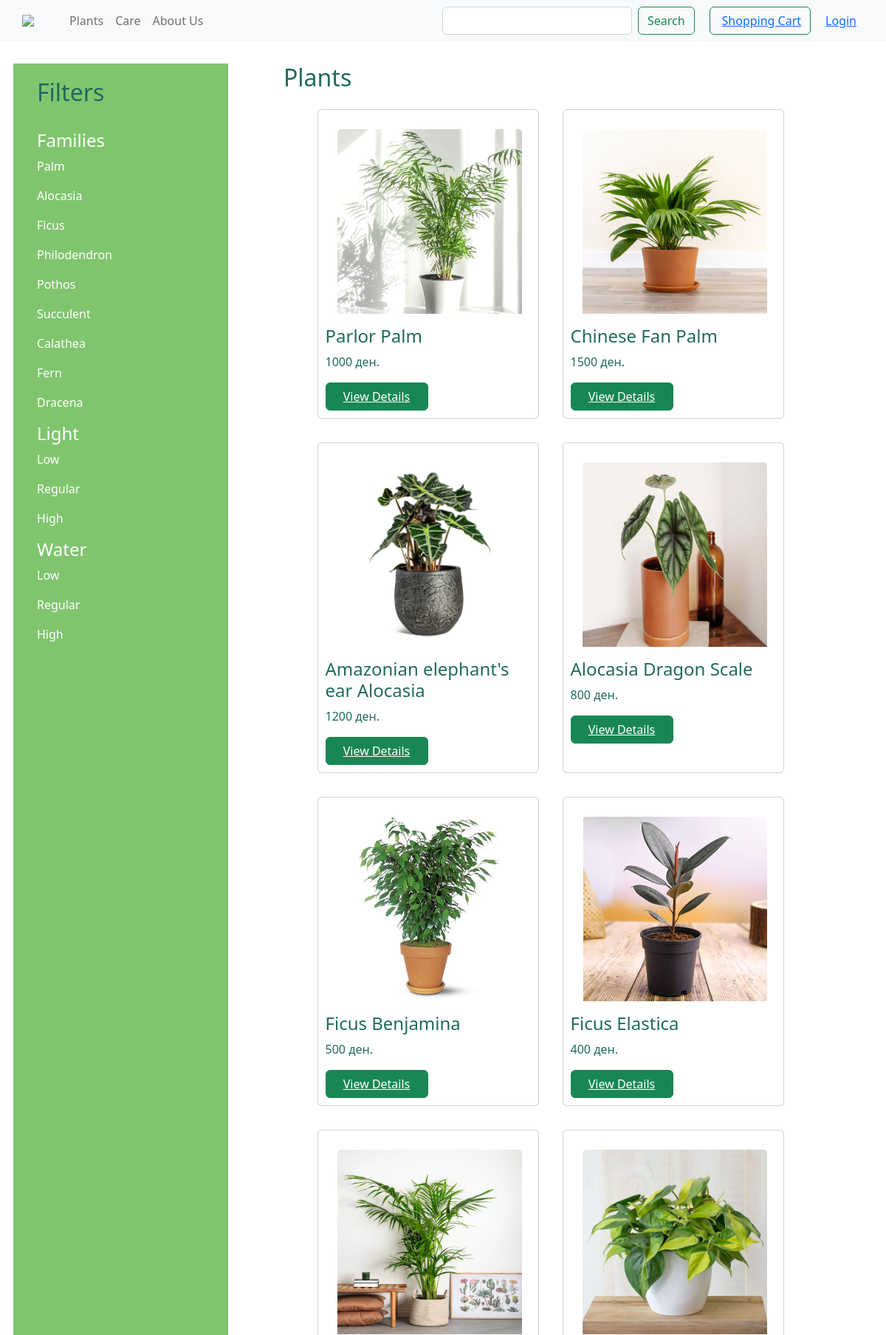
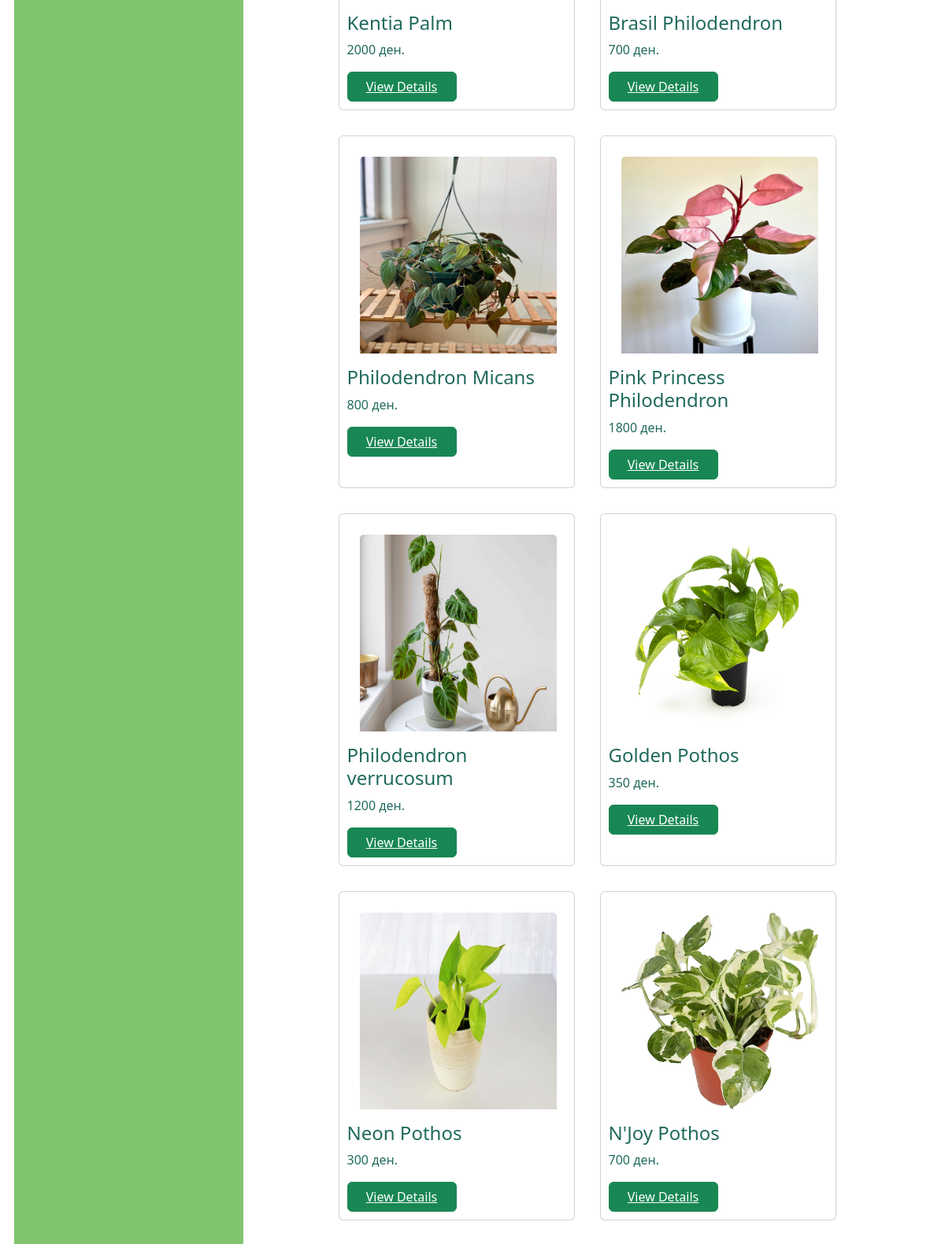
The page /plants/ (upper part) on the database its author committed (2 pictures, top to bottom).
### PlantShopApp/models.py (models this page shows, shortened)
class Category(models.Model):
    family = models.CharField(max_length=50)
    light = models.CharField(max_length=50)
    water = models.CharField(max_length=50)

class Plant(models.Model):
    code = models.AutoField(primary_key=True)
    name = models.CharField(max_length=50)
    description = models.TextField()
    user = models.ForeignKey(User, on_delete=models.CASCADE)
    category = models.ForeignKey(Category, on_delete=models.CASCADE)
    price = models.IntegerField()
    size = models.CharField(max_length=1)
    availableQuantity = models.IntegerField()
    available = models.BooleanField(default=False)
    photo = models.ImageField(upload_to="photos/", blank=True, null=True)

### PlantShopApp/views.py (the view)
# urls.py: path('plants/', plants, name='plants'),
def plants(request):
    plants = Plant.objects.all()
    categories = Category.objects.all()
    context = {"plants": plants, "categories": categories}
    return render(request, "plants.html", context)

### PlantShopApp/context_processors.py (called while the page is built)
def user_context(request):
    return {'user': request.user}

### templates/plants.html (shortened to what this page needs)
{% extends 'base.html' %}
{% block content %}
    <div class="container-fluid" style="padding: 30px;">
        <div class="row">
            <div class="col-md-3" style="background-color: #80C56E">
              <div class="filters" style="padding: 20px;">
                  <h2>Filters</h2>
                  <br>
                  <h4 class="text-white">Families</h4>
                  {% for category in categories %}
                    <p class="text-white">{{ category.family }}</p>
                  {% endfor %}
                  <h4 class="text-white">Light</h4>
                  <p class="text-white">Low</p>
                  <p class="text-white">Regular</p>
                  <p class="text-white">High</p>
                  <h4 class="text-white">Water</h4>
                  <p class="text-white">Low</p>
                  <p class="text-white">Regular</p>
                  <p class="text-white">High</p>
              </div>
            </div>
            <div class="col-md-9">
              <div class="card-deck">
                  <div class="row d-flex justify-content-center">
                    <h2 style="padding: 0px 0px 0px 75px;">Plants</h2>
                    {% if plants %}
                        {% for plant in plants %}
                        <div class="card col-6 m-3" style="width: 300px; padding: 10px;" >
                            <img class="card-img-top col-8 m-3" src="{{ plant.photo.url }}" alt="{{ plant.name }}" style="width: 250px;height: 250px;">
                            <h4 class="card-title">{{ plant.name }}</h4>
                            <p class="card-text">{{ plant.price }} ден.</p>
                            <button class="btn btn-success col-6"><a style="color: white" href="{% url 'singlePlant' plant.code %}">View Details</a></button>
                        </div>
                    {% endfor %}
                    {% else %}
                        <h6 style="padding: 0px 0px 0px 75px;" >No plants with the provided name. Try searching something else.</h6>
                    {% endif %}
                </div>
              </div>
            </div>
        </div>
    </div>
{% endblock %}

### templates/base.html (style rules this page uses)
body { color: #206A5D; }

### rows shown on the page
Category: family "Palm"
Category: family "Alocasia"
Category: family "Ficus"
Category: family "Philodendron"
Category: family "Pothos"
Category: family "Succulent"
Category: family "Calathea"
Category: family "Fern"
Category: family "Dracena"
Plant: photo (picture), name "Parlor Palm", price "1000"
Plant: photo (picture), name "Chinese Fan Palm", price "1500"
Plant: photo (picture), name "Amazonian elephant's ear Alocasia", price "1200"
Plant: photo (picture), name "Alocasia Dragon Scale", price "800"
Plant: photo (picture), name "Ficus Benjamina", price "500"
Plant: photo (picture), name "Ficus Elastica", price "400"
Plant: photo (picture), name "Kentia Palm", price "2000"
Plant: photo (picture), name "Brasil Philodendron", price "700"
Plant: photo (picture), name "Philodendron Micans", price "800"
Plant: photo (picture), name "Pink Princess Philodendron", price "1800"
Plant: photo (picture), name "Philodendron verrucosum", price "1200"
Plant: photo (picture), name "Golden Pothos", price "350"
Plant: photo (picture), name "Neon Pothos", price "300"
Plant: photo (picture), name "N'Joy Pothos", price "700"
